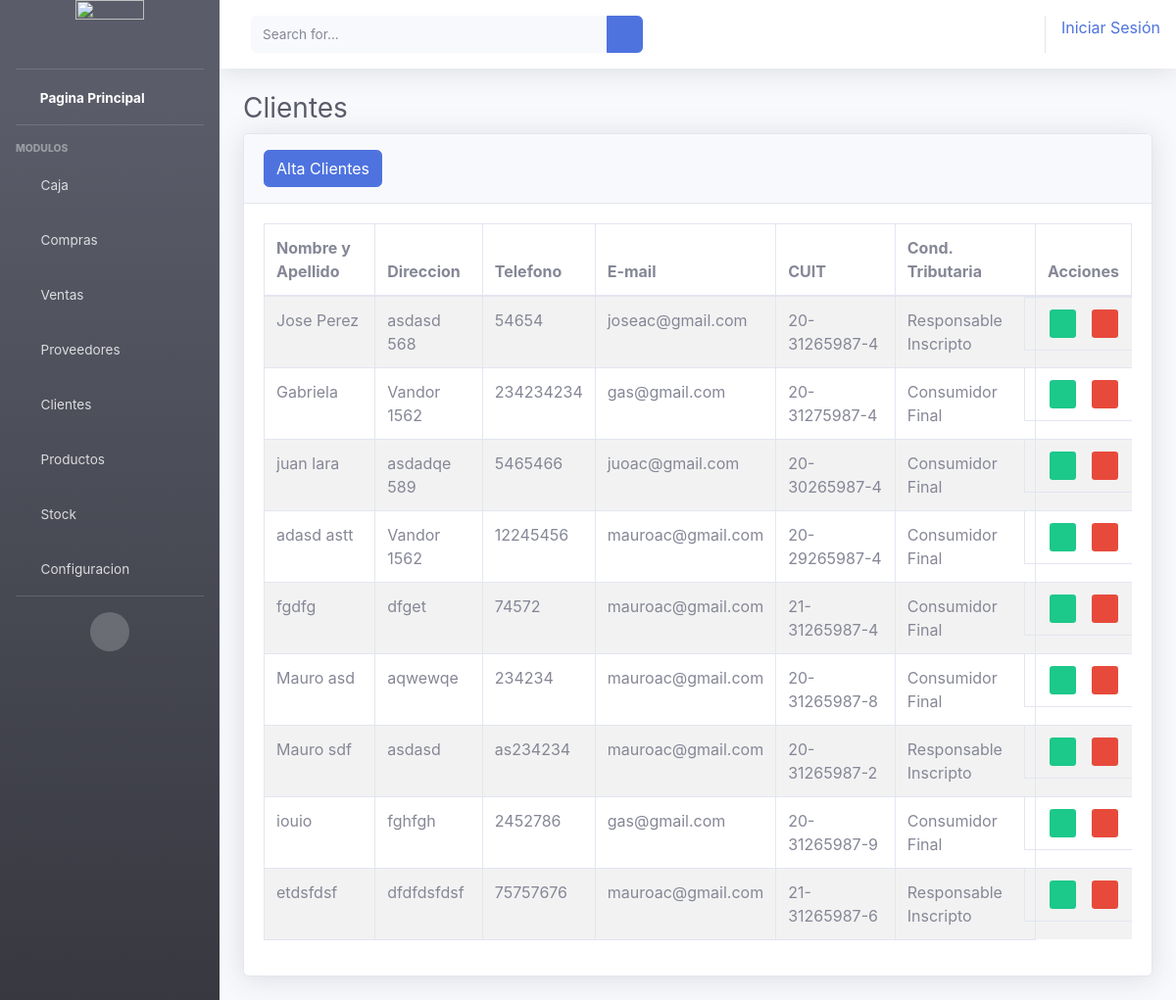
/clientes/, run on the app's committed database.
### clientes/models.py (models this page shows)
class Clientes(models.Model):
    cuit = models.CharField(max_length=14, primary_key=True)
    nombre = models.CharField(max_length=50)
    direccion = models.CharField(max_length=50)
    telefono = models.CharField(max_length=50)
    mail = models.EmailField()
    condicion = models.IntegerField(choices=opciones_condicion)

### clientes/views.py (the view)
# urls.py: path('', index, name='caja'),
def index(request):
    cliente = Clientes.objects.all()
    data = {
        "clientes": cliente
    }
    return render(request, 'clientes/clientes.html', data)

### cedal/templates/clientes/clientes.html (shortened to what this page needs)
{% extends 'Header/header.html' %}
{% load static %}
{% block content %}
<div class="container-fluid">
    <h1 class="h3 mb-2 text-gray-800">Clientes</h1>
    <div class="card shadow mb-4">
        <div class="card-header py-3">
            <a href="{% url 'altaClientes' %}" class="btn btn-primary">Alta Clientes</a>
        </div>
        <div class="card-body">
            <div class="table-responsive">
                <table class="table table-bordered table-striped table-hover" id="tablaClientes" width="100%" cellspacing="0">
                    <thead>
                        <tr>
                            <th>Nombre y Apellido</th>
                            <th>Direccion</th>
                            <th>Telefono</th>
                            <th>E-mail</th>
                            <th>CUIT</th>
                            <th>Cond. Tributaria</th>
                            <th>Acciones</th>
                        </tr>
                    </thead>
                    <tbody>
                       {% for c in clientes %}
                       <tr>
                        <td>{{c.nombre}}</td>
                        <td>{{c.direccion}}</td>
                        <td>{{c.telefono}}</td>
                        <td>{{c.mail}}</td>
                        <td>{{c.cuit}}</td>
                        <td>
                            {% if c.condicion == 0 %}
                            Consumidor Final
                            {% else %}
                            Responsable Inscripto
                            {% endif %}
                        </td>
                        <td class="row justify-content-center"><a class="btn-sm btn-success" href="{% url 'editarCliente' c.cuit %}" role="button" data-bs-toggle="tooltip" data-bs-placement="top" title="Editar"><i class="far fa-edit"></i></a>
                            <a class="btn-sm btn-danger ml-3" href="{% url 'eliminarCliente' c.cuit %}" role="button" data-bs-toggle="tooltip" data-bs-placement="top" title="Eliminar"><i class="far fa-trash-alt"></i></a></td>
                    </tr>
                       {% endfor %}
                    </tbody>
                </table>
            </div>
        </div>
    </div>
</div>
{% endblock %}

### data on the page
Clientes: nombre "Jose Perez", direccion "asdasd 568", telefono "54654", mail "joseac@gmail.com", cuit "20-31265987-4", condicion "Responsable Inscripto"
Clientes: nombre "Gabriela", direccion "Vandor 1562", telefono "234234234", mail "gas@gmail.com", cuit "20-31275987-4", condicion "Consumidor Final"
Clientes: nombre "juan lara", direccion "asdadqe 589", telefono "5465466", mail "juoac@gmail.com", cuit "20-30265987-4", condicion "Consumidor Final"
Clientes: nombre "adasd astt", direccion "Vandor 1562", telefono "12245456", mail "mauroac@gmail.com", cuit "20-29265987-4", condicion "Consumidor Final"
Clientes: nombre "fgdfg", direccion "dfget", telefono "74572", mail "mauroac@gmail.com", cuit "21-31265987-4", condicion "Consumidor Final"
Clientes: nombre "Mauro asd", direccion "aqwewqe", telefono "234234", mail "mauroac@gmail.com", cuit "20-31265987-8", condicion "Consumidor Final"
Clientes: nombre "Mauro sdf", direccion "asdasd", telefono "as234234", mail "mauroac@gmail.com", cuit "20-31265987-2", condicion "Responsable Inscripto"
Clientes: nombre "iouio", direccion "fghfgh", telefono "2452786", mail "gas@gmail.com", cuit "20-31265987-9", condicion "Consumidor Final"
Clientes: nombre "etdsfdsf", direccion "dfdfdsfdsf", telefono "75757676", mail "mauroac@gmail.com", cuit "21-31265987-6", condicion "Responsable Inscripto"
